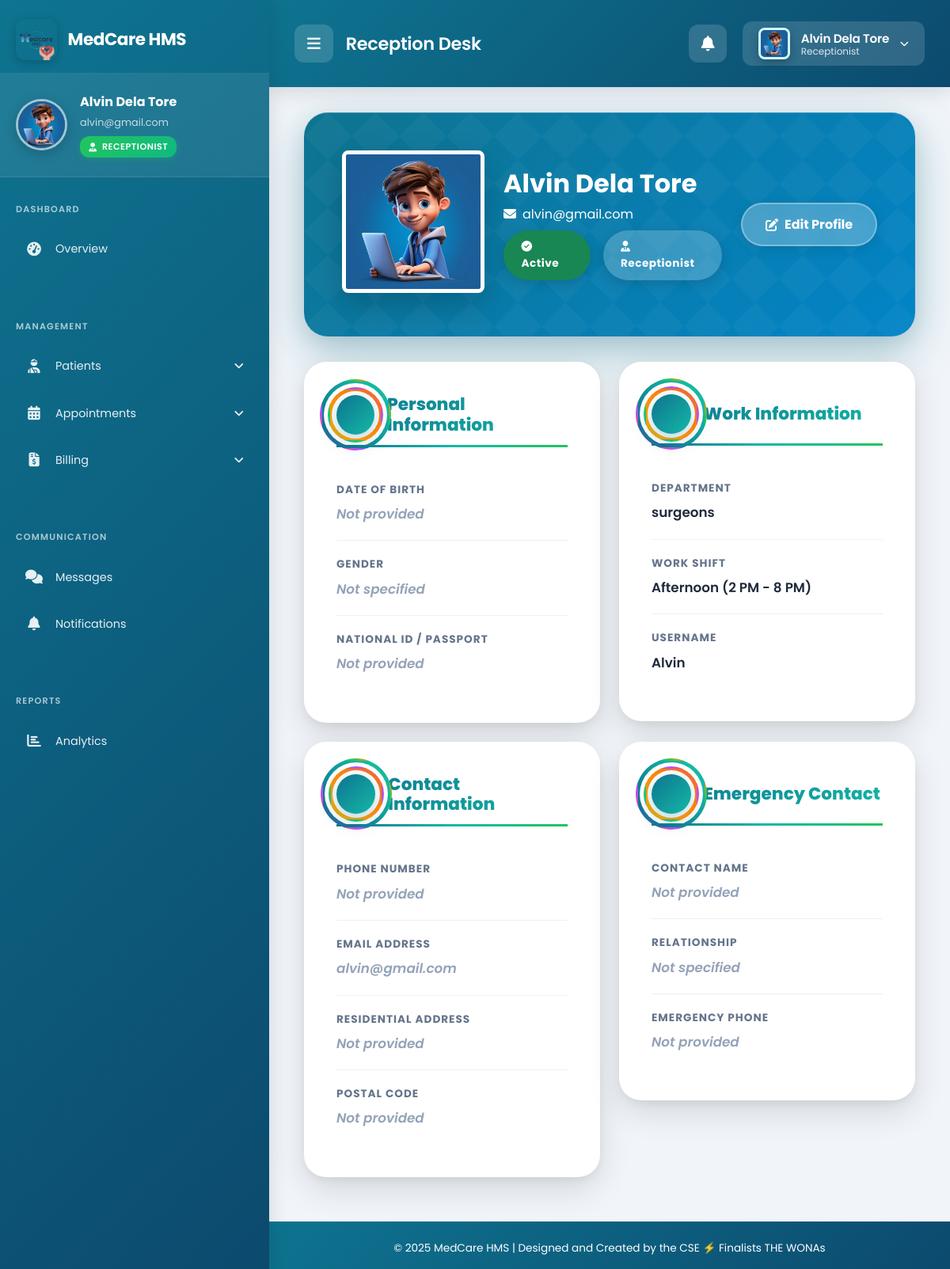
Page /receptionist/profile/ (signed in) on the earlier database version.
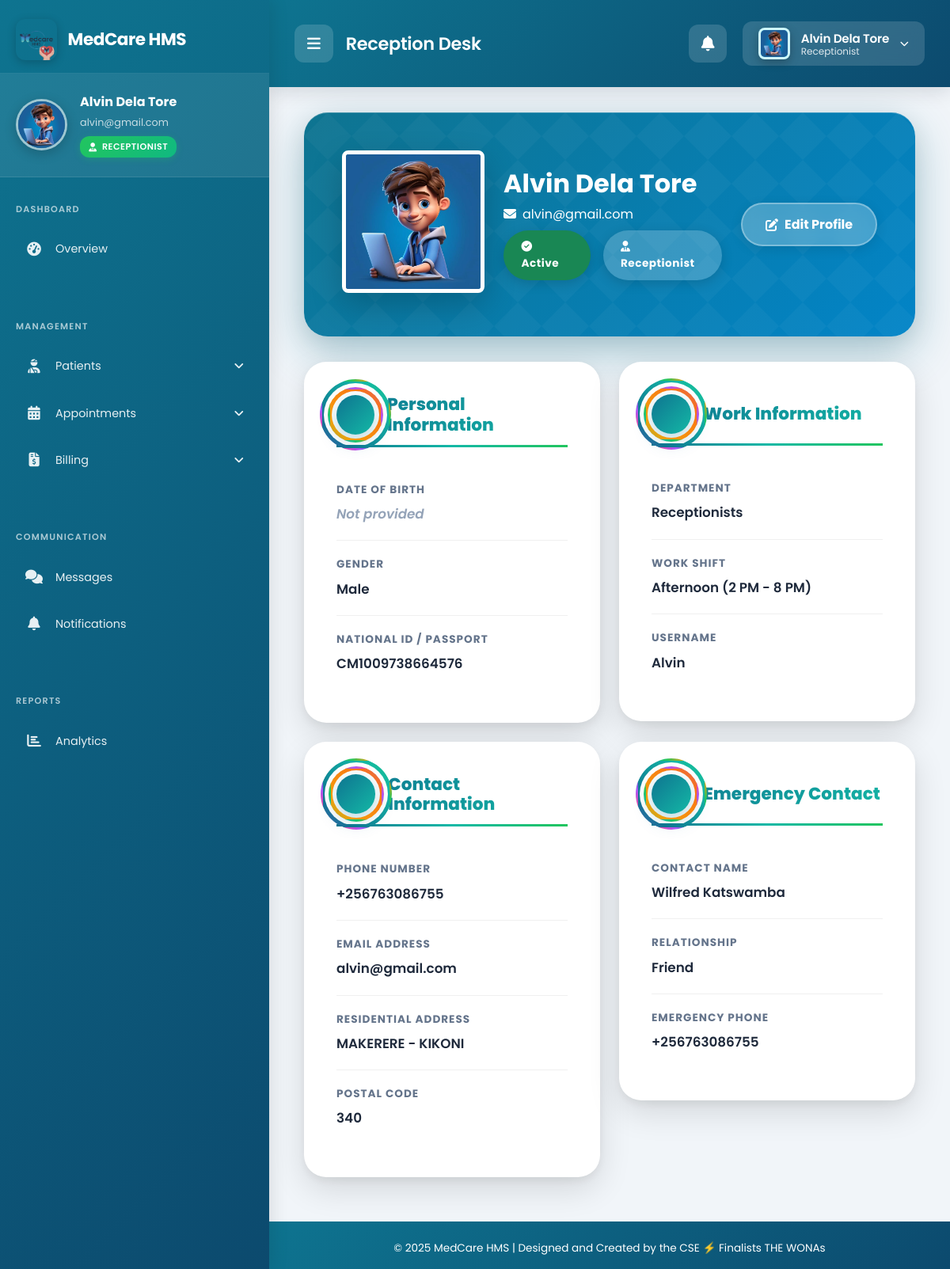
Same page on the later database version.
### receptionist/models.py (models this page shows, shortened)
class ReceptionistProfile(models.Model):
    SHIFT_CHOICES = [
        ("Morning", "Morning (8 AM - 2 PM)"),
        ("Afternoon", "Afternoon (2 PM - 8 PM)"),
        ("Night", "Night (8 PM - 8 AM)"),
    ]
    GENDER_CHOICES = [
        ('Male', 'Male'),
        ('Female', 'Female'),
        ('Other', 'Other'),
    ]
    user = models.OneToOneField(User, on_delete=models.CASCADE, related_name='receptionistprofile')
    profile_picture = models.ImageField(upload_to=get_receptionist_image_path, null=True, blank=True, default='profile_pictures/default.jpeg')
    department = models.ForeignKey(Department, on_delete=models.SET_NULL, null=True, blank=True)
    shift = models.CharField(max_length=50, choices=SHIFT_CHOICES, blank=True, null=True)
    date_of_birth = models.DateField(null=True, blank=True)
    gender = models.CharField(max_length=10, choices=GENDER_CHOICES, blank=True, null=True)
    phone_number = models.CharField(max_length=20, blank=True, null=True)
    email_address = models.EmailField(blank=True, null=True)
    emergency_contact_name = models.CharField(max_length=100, blank=True, null=True)
    emergency_contact_relationship = models.CharField(max_length=50, blank=True, null=True)
    emergency_contact_phone = models.CharField(max_length=20, blank=True, null=True)
    residential_address = models.TextField(blank=True, null=True)
    postal_code = models.CharField(max_length=20, blank=True, null=True)
    national_id_passport = models.CharField(max_length=50, blank=True, null=True, verbose_name="National ID / Passport Number")
    class Meta:
        verbose_name = "Receptionist Profile"
        verbose_name_plural = "Receptionist Profiles"

### management/models.py (models this page shows, shortened)
class Department(models.Model):
    name = models.CharField(max_length=100, unique=True, help_text="e.g., Cardiology, Orthopedics")
    description = models.TextField(blank=True, null=True)
    is_active = models.BooleanField(default=True)

### receptionist/views.py (the view)
# urls.py: path('profile/', views.receptionist_profile_view, name='receptionist_profile'),
@login_required
@receptionist_required
def receptionist_profile_view(request):
    profile, created = ReceptionistProfile.objects.get_or_create(user=request.user)
    return render(request, 'receptionist/receptionist_profile.html', {'profile': profile})

### templates/receptionist/receptionist_profile.html (shortened to what this page needs)
{% extends 'base_receptionist.html' %}
{% load static %}
{% load profile_tags %}
{% block content %}
<div class="container-fluid">
    <div class="profile-header">
        <div class="row align-items-center">
            <div class="col-auto">
                {% profile_image user size="180" css_class="profile-avatar" %}
            </div>
            <div class="col">
                <h2 class="mb-2 fw-bold">{{ user.get_full_name|default:user.username }}</h2>
                <p class="mb-2 opacity-90">
                    <i class="fas fa-envelope me-2"></i>{{ user.email }}
                </p>
                <div class="d-flex align-items-center gap-3">
                    {% if user.is_active %}
                        <span class="status-badge bg-success"><i class="fas fa-check-circle me-2"></i>Active</span>
                    {% else %}
                        <span class="status-badge bg-warning"><i class="fas fa-clock me-2"></i>Pending Approval</span>
                    {% endif %}
                    <span class="status-badge" style="background: rgba(255, 255, 255, 0.2);">
                        <i class="fas fa-user-tie me-2"></i>Receptionist
                    </span>
                </div>
            </div>
            <div class="col-auto">
                <a href="{% url 'receptionist:edit_receptionist_profile' %}" class="edit-profile-btn">
                    <i class="fas fa-edit me-2"></i>Edit Profile
                </a>
            </div>
        </div>
    </div>
    <div class="row">
        <div class="col-lg-6">
            <div class="profile-section animate-in">
                <h3 class="section-title">
                    <i class="fas fa-user"></i>
                    Personal Information
                </h3>
                <div class="info-row">
                    <div class="info-label">Date of Birth</div>
                    <div class="info-value {% if not profile.date_of_birth %}empty{% endif %}">
                        {{ profile.date_of_birth|date:"F d, Y"|default:"Not provided" }}
                    </div>
                </div>
                <div class="info-row">
                    <div class="info-label">Gender</div>
                    <div class="info-value {% if not profile.gender %}empty{% endif %}">
                        {{ profile.gender|default:"Not specified" }}
                    </div>
                </div>
                <div class="info-row">
                    <div class="info-label">National ID / Passport</div>
                    <div class="info-value {% if not profile.national_id_passport %}empty{% endif %}">
                        {{ profile.national_id_passport|default:"Not provided" }}
                    </div>
                </div>
            </div>
        </div>
        <div class="col-lg-6">
            <div class="profile-section animate-in">
                <h3 class="section-title">
                    <i class="fas fa-briefcase"></i>
                    Work Information
                </h3>
                <div class="info-row">
                    <div class="info-label">Department</div>
                    <div class="info-value {% if not profile.department %}empty{% endif %}">
                        {{ profile.department.name|default:"Not assigned" }}
                    </div>
                </div>
                <div class="info-row">
                    <div class="info-label">Work Shift</div>
                    <div class="info-value {% if not profile.shift %}empty{% endif %}">
                        {{ profile.get_shift_display|default:"Not assigned" }}
                    </div>
                </div>
                <div class="info-row">
                    <div class="info-label">Username</div>
                    <div class="info-value">
                        {{ user.username }}
                    </div>
                </div>
            </div>
        </div>
        <div class="col-lg-6">
            <div class="profile-section animate-in">
                <h3 class="section-title">
                    <i class="fas fa-phone"></i>
                    Contact Information
                </h3>
                <div class="info-row">
                    <div class="info-label">Phone Number</div>
                    <div class="info-value {% if not profile.phone_number %}empty{% endif %}">
                        {{ profile.phone_number|default:"Not provided" }}
                    </div>
                </div>
                <div class="info-row">
                    <div class="info-label">Email Address</div>
                    <div class="info-value {% if not profile.email_address %}empty{% endif %}">
                        {{ profile.email_address|default:user.email }}
                    </div>
                </div>
                <div class="info-row">
                    <div class="info-label">Residential Address</div>
                    <div class="info-value {% if not profile.residential_address %}empty{% endif %}">
                        {{ profile.residential_address|default:"Not provided" }}
                    </div>
                </div>
                <div class="info-row">
                    <div class="info-label">Postal Code</div>
                    <div class="info-value {% if not profile.postal_code %}empty{% endif %}">
                        {{ profile.postal_code|default:"Not provided" }}
                    </div>
                </div>
            </div>
        </div>
        <div class="col-lg-6">
            <div class="profile-section animate-in">
                <h3 class="section-title">
                    <i class="fas fa-exclamation-circle"></i>
                    Emergency Contact
                </h3>
                <div class="info-row">
                    <div class="info-label">Contact Name</div>
                    <div class="info-value {% if not profile.emergency_contact_name %}empty{% endif %}">
                        {{ profile.emergency_contact_name|default:"Not provided" }}
                    </div>
                </div>
                <div class="info-row">
                    <div class="info-label">Relationship</div>
                    <div class="info-value {% if not profile.emergency_contact_relationship %}empty{% endif %}">
                        {{ profile.emergency_contact_relationship|default:"Not specified" }}
                    </div>
                </div>
                <div class="info-row">
                    <div class="info-label">Emergency Phone</div>
                    <div class="info-value {% if not profile.emergency_contact_phone %}empty{% endif %}">
                        {{ profile.emergency_contact_phone|default:"Not provided" }}
                    </div>
                </div>
            </div>
        </div>
    </div>
</div>
{% endblock %}

### templates/base_receptionist.html (shortened to what this page needs)
{% load static %}
{% load profile_tags %}
<!DOCTYPE html>
<html lang="en">
<head>
    <link href="https://cdn.jsdelivr.net/npm/bootstrap@5.3.0/dist/css/bootstrap.min.css" rel="stylesheet">
    <link rel="stylesheet" href="https://cdnjs.cloudflare.com/ajax/libs/font-awesome/6.4.0/css/all.min.css">
    <link rel="stylesheet" href="{% static 'css/themes/receptionist-theme.css' %}">
</head>
<body class="receptionist-theme">
    <nav class="sidebar" id="receptionistSidebar">
        <div class="sidebar-brand">
            <img src="{% static 'images/logo.png' %}" alt="MedCare Logo">
            <span class="brand-text">MedCare HMS</span>
        </div>
        <div class="sidebar-user-profile">
            <img src="{% if request.user.receptionistprofile.profile_picture %}{{ request.user.receptionistprofile.profile_picture.url }}{% else %}{% static 'images/default.jpeg' %}{% endif %}"
                 alt="{{ request.user.get_full_name }}"
                 class="sidebar-user-avatar"
                 onerror="this.src='{% static 'images/default.jpeg' %}'">
            <div class="sidebar-user-info">
                <div class="sidebar-user-name">{{ request.user.get_full_name|default:request.user.username }}</div>
                <div class="sidebar-user-email">{{ request.user.email }}</div>
                <span class="sidebar-user-role">
                    <i class="fas fa-user-tie"></i>
                    Receptionist
                </span>
            </div>
        </div>
        <div class="nav-section">
            <div class="nav-section-title">Dashboard</div>
            <a href="{% url 'accounts:receptionist_dashboard' %}" class="menu-link {% if request.resolver_match.url_name == 'receptionist_dashboard' %}active{% endif %}">
                <span class="menu-icon"><i class="fas fa-tachometer-alt"></i></span>
                <span class="menu-text">Overview</span>
            </a>
        </div>
        <div class="nav-section">
            <div class="nav-section-title">Management</div>
            <a href="#" class="menu-link has-submenu" data-target="patientMenu">
                <span class="menu-icon"><i class="fas fa-user-injured"></i></span>
                <span class="menu-text">Patients</span>
            </a>
            <a href="#" class="menu-link has-submenu" data-target="appointmentMenu">
                <span class="menu-icon"><i class="fas fa-calendar-alt"></i></span>
                <span class="menu-text">Appointments</span>
            </a>
            <a href="#" class="menu-link has-submenu" data-target="billingMenu">
                <span class="menu-icon"><i class="fas fa-file-invoice-dollar"></i></span>
                <span class="menu-text">Billing</span>
            </a>
        </div>
        <div class="nav-section">
            <div class="nav-section-title">Communication</div>
            <a href="{% url 'chat:thread_list' %}" class="menu-link {% if request.resolver_match.app_name == 'chat' %}active{% endif %}">
                <span class="menu-icon"><i class="fas fa-comments"></i></span>
                <span class="menu-text">Messages</span>
            </a>
            <a href="{% url 'notifications:notification_list' %}" class="menu-link {% if request.resolver_match.app_name == 'notifications' %}active{% endif %}">
                <span class="menu-icon"><i class="fas fa-bell"></i></span>
                <span class="menu-text">Notifications</span>
            </a>
        </div>
        <div class="nav-section">
            <div class="nav-section-title">Reports</div>
            <a href="{% url 'reports:reports_dashboard' %}" class="menu-link {% if request.resolver_match.app_name == 'reports' %}active{% endif %}">
                <span class="menu-icon"><i class="fas fa-chart-bar"></i></span>
                <span class="menu-text">Analytics</span>
            </a>
        </div>
    </nav>
    <div class="content-wrapper" id="receptionistContent">
        <div class="topbar">
            <div class="topbar-left">
                <button class="sidebar-toggle" id="sidebarToggle">
                    <i class="fas fa-bars"></i>
                </button>
                <h6 class="topbar-title mb-0">Reception Desk</h6>
            </div>
            <div class="topbar-right">
                <a href="{% url 'notifications:notification_list' %}" class="notification-btn" title="Notifications">
                    <i class="fas fa-bell"></i>
                </a>
                <div class="user-dropdown" id="userDropdown">
                    <button class="user-toggle" id="userMenuToggle">
                        {% profile_image user size="40" css_class="user-avatar" %}
                        <div class="user-info">
                            <span class="user-name">{{ user.get_full_name|default:user.username }}</span>
                            <span class="user-role">Receptionist</span>
                        </div>
                        <i class="fas fa-chevron-down"></i>
                    </button>
                </div>
            </div>
        </div>
        <div class="main-content">
            {% block content %}{% endblock %}
        </div>
        <footer>
            <p class="mb-0">© 2025 MedCare HMS | Designed and Created by the CSE ⚡ Finalists THE WONAs</p>
        </footer>
    </div>
</body>
</html>

### templates/components/profile_image.html (shortened to what this page needs)
{% load static %}
<div class="profile-image-container" style="position: relative; display: inline-block;">
    <img src="{{ image_url }}"
         alt="{{ user.get_full_name|default:user.username }}"
         class="{{ css_class }}"
         style="width: {{ size }}px; height: {{ size }}px; border-radius: {% if 'rounded' in css_class %}50%{% else %}8px{% endif %}; object-fit: cover; background: {{ role_color }};"
         onerror="this.style.display='none'; this.nextElementSibling.style.display='flex';">
</div>

Differences in the rows shown:
changed ReceptionistProfile "Not provided": gender "Not specified" → "Male"; national_id_passport "Not provided" → "CM1009738664576"; department.name "surgeons" → "Receptionists"; phone_number "Not provided" → "+256763086755"; email_address empty → "alvin@gmail.com" (drawn); residential_address "Not provided" → "MAKERERE - KIKONI"; postal_code "Not provided" → "340"; emergency_contact_name "Not provided" → "Wilfred Katswamba"; emergency_contact_relationship "Not specified" → "Friend"; emergency_contact_phone "Not provided" → "+256763086755"
